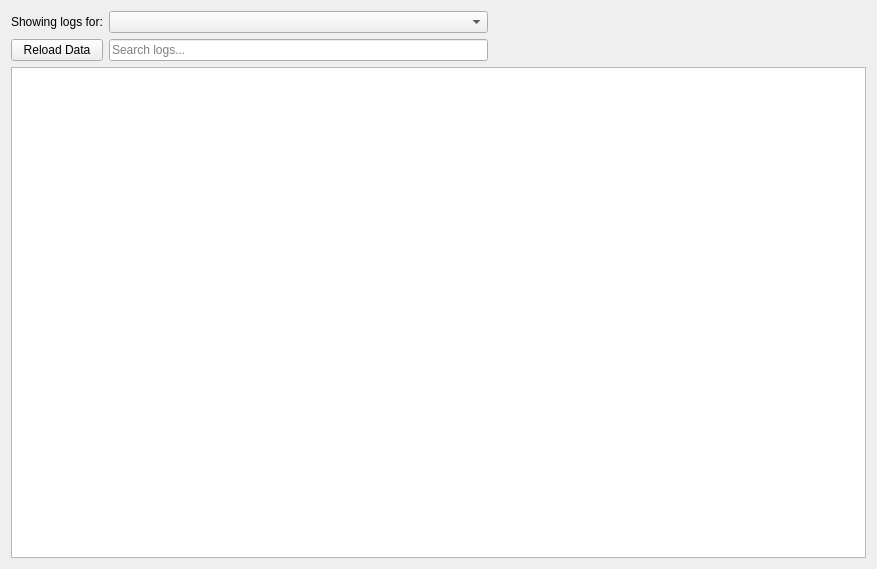
<?xml version="1.0" encoding="UTF-8"?>
<ui version="4.0">
 <class>AdBlockLogDisplay</class>
 <widget class="QWidget" name="AdBlockLogDisplay">
  <property name="geometry">
   <rect>
    <x>0</x>
    <y>0</y>
    <width>877</width>
    <height>569</height>
   </rect>
  </property>
  <property name="windowTitle">
   <string>Ad Blocker Logs</string>
  </property>
  <layout class="QVBoxLayout" name="verticalLayout">
   <item>
    <layout class="QGridLayout" name="gridLayout">
     <item row="1" column="0">
      <widget class="QPushButton" name="pushButtonReload">
       <property name="text">
        <string>Reload Data</string>
       </property>
      </widget>
     </item>
     <item row="0" column="1">
      <widget class="QComboBox" name="comboBoxLogSource"/>
     </item>
     <item row="0" column="0">
      <widget class="QLabel" name="labelLogSource">
       <property name="text">
        <string>Showing logs for:</string>
       </property>
      </widget>
     </item>
     <item row="0" column="2">
      <spacer name="horizontalSpacer">
       <property name="orientation">
        <enum>Qt::Horizontal</enum>
       </property>
       <property name="sizeHint" stdset="0">
        <size>
         <width>40</width>
         <height>20</height>
        </size>
       </property>
      </spacer>
     </item>
     <item row="1" column="1">
      <widget class="QLineEdit" name="lineEditSearch">
       <property name="placeholderText">
        <string>Search logs...</string>
       </property>
      </widget>
     </item>
     <item row="1" column="2">
      <spacer name="horizontalSpacer_2">
       <property name="orientation">
        <enum>Qt::Horizontal</enum>
       </property>
       <property name="sizeHint" stdset="0">
        <size>
         <width>40</width>
         <height>20</height>
        </size>
       </property>
      </spacer>
     </item>
    </layout>
   </item>
   <item>
    <widget class="QTableView" name="tableView">
     <property name="editTriggers">
      <set>QAbstractItemView::NoEditTriggers</set>
     </property>
     <property name="alternatingRowColors">
      <bool>true</bool>
     </property>
     <attribute name="verticalHeaderVisible">
      <bool>false</bool>
     </attribute>
    </widget>
   </item>
  </layout>
 </widget>
 <resources/>
 <connections/>
</ui>
